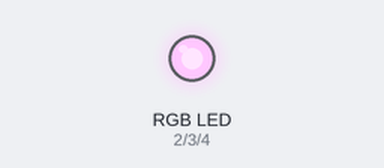
This sketch was run on a simulated Arduino Uno, built with avr-gcc and run on an emulated ATmega328P. Parts: an RGB LED mixed from three pins (HIGH = lit). Dim RGB values are drawn brighter than linear; random numbers use the default seed unless the sketch sets one.

Above: at 0.15 s.
At 4.48 s:
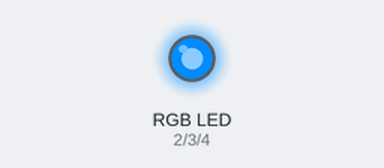
At 9.72 s:
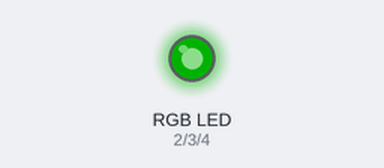
At 19.21 s:
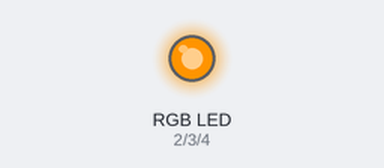
At 26.58 s:
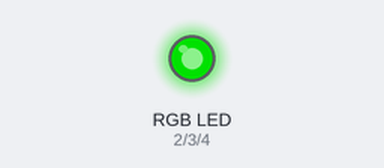
At 38.15 s:
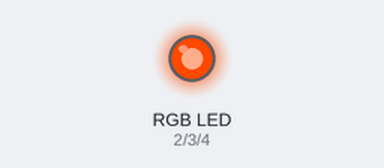
Timing chart, 0 to 40.0 s (numbered marks = the images above):
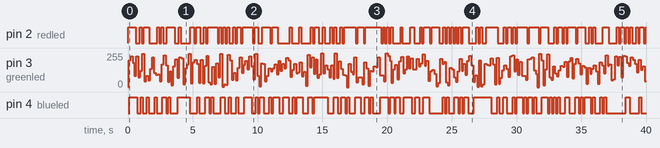

Measured:
- by itself, pin 2 (redled): LOW → HIGH at 0.00 s, → LOW 0.60 s later, → HIGH 0.30 s later, → LOW 0.15 s later, … (137 changes in this stretch)
- by itself, pin 4 (blueled): LOW → HIGH at 0.10 s, → LOW 0.60 s later, → HIGH 0.30 s later, → LOW 0.15 s later, … (122 changes in this stretch)
- by itself, pin 3 (greenled): 0/255 → 199/255 at 0.05 s, → 231/255 0.15 s later, → 182/255 0.15 s later, → 83/255 0.15 s later, … (266 changes in this stretch)

The sketch:

disco_light.ino
```cpp
int redled = 2;
int greenled = 3;
int blueled = 4;

void setup() {
  // put your setup code here, to run once:
  pinMode(redled, OUTPUT);
  pinMode(greenled, OUTPUT);
  pinMode(blueled,OUTPUT);
  randomSeed(analogRead(0));

}

void loop() {
  // put your main code here, to run repeatedly:
  analogWrite(redled, random(255));
  delay(50);
  analogWrite(greenled, random(255));
  delay(50);
  analogWrite(blueled, random(255));
  delay(50);

}
```
